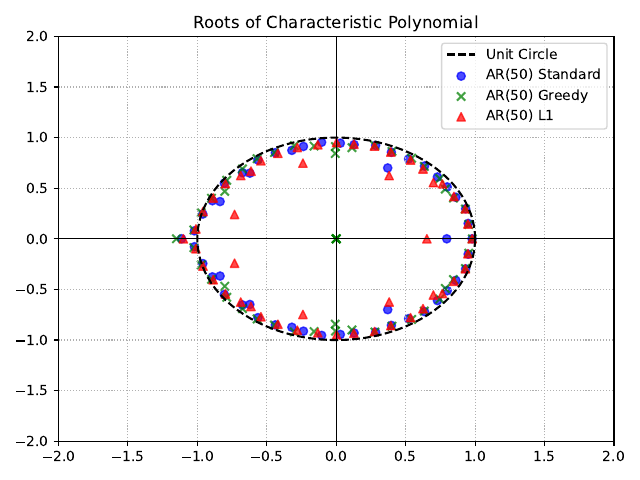

Write Python code to recreate this figure.
import matplotlib.pyplot as plt
import numpy as np

try:
    theta_ar = np.load("theta_ar.npy")
    theta_greedy = np.load("theta_greedy.npy")
    theta_l1 = np.load("theta_l1.npy")

    models = {
        "AR(50) Standard": theta_ar,
        "AR(50) Greedy": theta_greedy,
        "AR(50) L1": theta_l1,
    }
except FileNotFoundError:
    print("Thetas not found. Run `python -m src.10.01`, then `python -m src.10.02` and `python -m src.10.03`")
    exit()


def companion(coeffs: np.ndarray):
    N = len(coeffs)
    return np.column_stack(
        (
            np.vstack((np.zeros(N - 1), np.eye(N - 1))),
            -coeffs,
        )
    )


def roots_companion(coeffs):
    return np.linalg.eigvals(companion(coeffs))


def is_stationary(x_pred: np.ndarray):
    coeffs = -x_pred[::-1]
    coeffs = np.append(coeffs, 1.0)

    roots = roots_companion(coeffs)
    min_abs = np.min(np.abs(roots))
    return min_abs > 1.0, roots


t = np.linspace(0, 2 * np.pi, 200)
plt.plot(np.cos(t), np.sin(t), "k--", label="Unit Circle")

colors = ["b", "g", "r"]
markers = ["o", "x", "^"]


for i, (name, theta) in enumerate(models.items()):
    stationary, roots = is_stationary(theta)
    if len(roots) > 0:
        plt.scatter(roots.real, roots.imag, label=name, alpha=0.7, c=colors[i], marker=markers[i])

    print(f"Model: {name}")
    print(f"  Stationary: {'YES' if stationary else 'NO'}")
    print("-" * 30)

plt.title("Roots of Characteristic Polynomial")
plt.axhline(0, color="black", lw=0.5)
plt.axvline(0, color="black", lw=0.5)
plt.legend()
plt.grid(linestyle=":")
plt.xlim(-2, 2)
plt.ylim(-2, 2)

plt.tight_layout()
plt.savefig("src/10/05.pdf", format="pdf")
plt.show()
